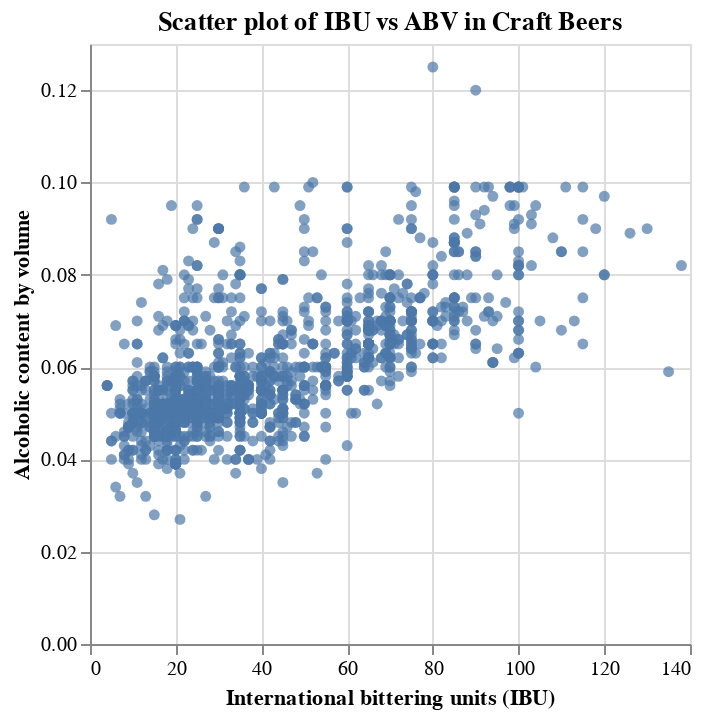

Write notebook code for a chart like this one.
### Code cell
# Task 2: Visualize
beer_scatter = alt.Chart(beer).mark_circle().encode(
    x = alt.X('ibu', title='International bittering units (IBU)'),
    y = alt.Y('abv', title='Alcoholic content by volume')
).properties(
    title='Scatter plot of IBU vs ABV in Craft Beers'
)
beer_scatter

### Figure 1 — Vega-Lite specification as saved in the notebook (floating-point values rounded to 4 significant figures; data arrays with more than 128 entries replaced by an {"elided": "..."} marker saying what was removed)
{"config": {"view": {"continuousWidth": 300, "continuousHeight": 300}}, "data": {"name": "data-bae93f1dc246ce59848766aa8331786b"}, "mark": {"type": "circle"}, "encoding": {"x": {"field": "ibu", "title": "International bittering units (IBU)", "type": "quantitative"}, "y": {"field": "abv", "title": "Alcoholic content by volume", "type": "quantitative"}}, "title": "Scatter plot of IBU vs ABV in Craft Beers", "$schema": "https://vega.github.io/schema/vega-lite/v5.20.1.json", "datasets": {"data-bae93f1dc246ce59848766aa8331786b": {"elided": "2410 records"}}}
